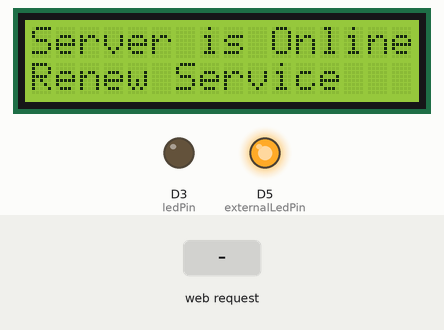
Bench run of a sketch on a simulated ESP8266 (NodeMCU). On the bench: 16×2 character LCD, output pins drawn as LEDs (lit = HIGH). Inputs (shaded band) come from the test bench. WiFi joins after 1.5 s; servers stay silent unless stated; EEPROM starts erased; what the sketch prints to the serial monitor is not drawn.

Above: at 3.3 s.
3.4 s: HTTP request GET /on received
At 4.4 s:
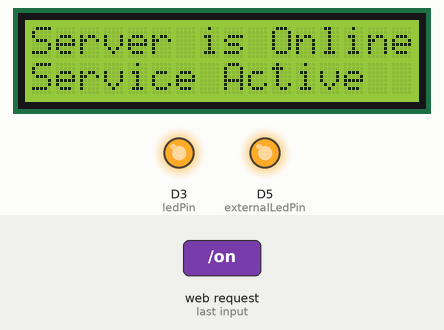
4.9 s: HTTP request GET /off received
At 5.5 s:
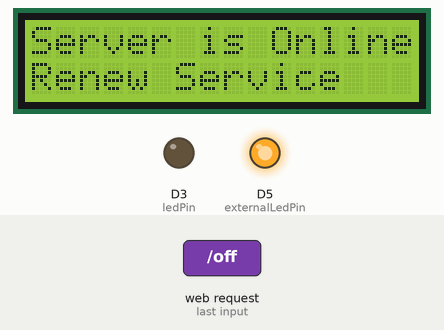
Timing chart, 0 to 7.9 s (numbered marks = the images above; inputs shaded):
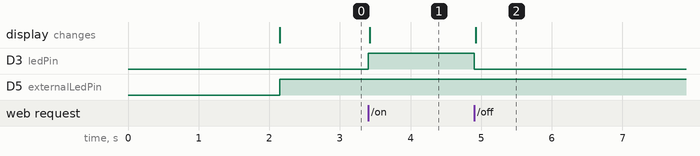

Measured:
- after the input at 3.4 s, D3 (ledPin): LOW → HIGH at once; the display: changes at once (image 1)
- after the input at 4.9 s, D3 (ledPin): HIGH → LOW at once; the display: changes at once (image 2)

The sketch:

staticIPpd.ino
```cpp
#include <ESP8266WiFi.h>
#include <ESP8266WebServer.h>
#include <EEPROM.h>
#include <Wire.h>
#include <LiquidCrystal_I2C.h>

const char* ssid = "iMaK";
const char* password = "gate@024";
IPAddress staticIP(192, 168, 137, 100); // Define your static IP address within your local network
IPAddress gateway(192, 168, 137, 1);    // Define your gateway IP address
IPAddress subnet(255, 255, 255, 0);   // Define your subnet mask

int ledPin = D3; // Define the GPIO pin connected to the LED
const int externalLedPin = D5; // Define the GPIO pin for the external LED
bool wifiConnected = false;
ESP8266WebServer server(80);

// Define an EEPROM address to store the LED state
int eepromAddress = 0;

LiquidCrystal_I2C lcd(0x3F, 16, 2); // Set the I2C address and LCD size (16x2)

void setup() {
  pinMode(ledPin, OUTPUT);
  pinMode(externalLedPin, OUTPUT);
  digitalWrite(externalLedPin, LOW); // Turn off external LED
  Serial.begin(115200);
  EEPROM.begin(20);

  // Print the static IP configuration to the serial monitor
  Serial.print("Setting static IP to ");
  Serial.println(staticIP);
  Serial.print("Gateway: ");
  Serial.println(gateway);
  Serial.print("Subnet: ");
  Serial.println(subnet);

  // Set static IP configuration
  WiFi.config(staticIP, gateway, subnet);

  // Initialize the LCD
  lcd.init();
  lcd.backlight();
  lcd.clear();
  lcd.setCursor(0, 0);
  lcd.print("PD Power Ltd");
  lcd.setCursor(0, 1);
  lcd.print("Initializing...");

  // Connect to Wi-Fi
  WiFi.begin(ssid, password);
  while (WiFi.status() != WL_CONNECTED) {
    delay(1000);
    Serial.println("Connecting...");
  }

  // Print the assigned IP address to the serial monitor
  Serial.print("Connected to WiFi. IP address: ");
  Serial.println(WiFi.localIP());

  lcd.clear();
  lcd.setCursor(0, 0);
  lcd.print("Server is Online");
  lcd.setCursor(0, 1);
  lcd.print("IP: " + WiFi.localIP().toString());

  // Read the last LED state from EEPROM
  int lastLedState = EEPROM.read(eepromAddress);
  Serial.print("lastLedState:");
  Serial.println(lastLedState);
  if (lastLedState == HIGH) {
    digitalWrite(ledPin, HIGH);
    lcd.setCursor(0, 1);
    lcd.print("Service Active     ");
    Serial.println("Service Active");
  } else {
    digitalWrite(ledPin, LOW);
    lcd.setCursor(0, 1);
    lcd.print("Renew Service     ");
    Serial.println("Renew Service");
  }

  server.on("/", HTTP_GET, handleRoot);
  server.on("/on", HTTP_GET, handleOn);
  server.on("/off", HTTP_GET, handleOff);

  server.begin();
}

void loop() {
  server.handleClient();
  if (WiFi.status() == WL_CONNECTED && !wifiConnected) {
    // WiFi connected, turn on the external LED
    digitalWrite(externalLedPin, HIGH); // Turn on external LED

    Serial.println("WiFi Connected");
    wifiConnected = true;
  } else if (WiFi.status() != WL_CONNECTED && wifiConnected) {
    // WiFi disconnected, turn off the external LED
    digitalWrite(externalLedPin, LOW); // Turn off external LED

    Serial.println("WiFi Disconnected");
    wifiConnected = false;
  }
}

void handleRoot() {
  String html = "<!DOCTYPE html><html lang='en'><head><meta charset='UTF-8' />";
  html += "<meta name='viewport' content='width=device-width, initial-scale=1.0' />";
  html += "<title>Pandav Power Limited</title></head><style>";
  html += "*,*::before,*::after{margin:0;padding0;box-sizing:border-box;}";
  html += "html,body{height:100vh;display:flex;justify-content:center;";
  html += "align-items:center;text-align:center;color:aliceblue;}";
  html += "h1{font-size:4rem;margin-bottom:3rem;}";
  html += "button{border:none;outline:none;padding:1em 3em;cursor:pointer;";
  html += "border-radius:100px;box-shadow:1px 1px 10px rgba(0,0,0,0.5);";
  html += "font-weight:bold;font-size:1rem;color:rgba(0,0,0,0.7);";
  html += "transition:all 200ms ease-in-out;}";
  html += "button:hover{background-color:rgb(248,148,70);color:aliceblue;}";
  html += "body{background-image:url('https://images.unsplash.com/photo-1473341304170-971dccb5ac1e?";
  html += "ixlib=rb-4.0.3&ixid=M3wxMjA3fDB8MHxwaG90by1wYWdlfHx8fGVufDB8fHx8fA%3D%3D&auto=format&fit=crop&w=2070&q=80');";
  html += "background-size:cover;background-repeat:no-repeat;background-position:center;}";
  html += "main{width:100%;padding:2em;display:flex;flex-direction:column;gap:4rem;";
  html += "backdrop-filter:blur(7px);box-shadow:1px 1px 10px rgba(0,0,0,0.5);border-radius:10px;}";
  html += ".actions{display:flex;flex-direction:column;gap:1rem;}";
  html += ".actions div{display:flex;justify-content:center;gap:2rem;}</style>";
  html += "<body><main><header><h1>Priyadarshini Power Limited</h1><h2>Subscriber</h2></header>";
  html += "<section class='actions'><div class='subs-0'>";
  html += "<a href='/off'><button>Cut Service</button></a>";
  html += "<a href='/on'><button>Active Service</button></a>";
  html += "</div></section></main></body></html>";

  server.send(200, "text/html", html);
}

void handleOn() {
  digitalWrite(ledPin, HIGH);
  EEPROM.write(eepromAddress, 1);
  EEPROM.commit();
  int lastLedState = EEPROM.read(eepromAddress);
  Serial.print("lastLedState:");
  Serial.println(lastLedState);
  handleRoot();
  lcd.setCursor(0, 1);
  lcd.print("Service Active      ");
  Serial.println("Service Active");
}

void handleOff() {
  digitalWrite(ledPin, LOW);
  EEPROM.write(eepromAddress, 0);
  EEPROM.commit();
  int lastLedState = EEPROM.read(eepromAddress);
  Serial.print("lastLedState:");
  Serial.println(lastLedState);
  handleRoot();
  lcd.setCursor(0, 1);
  lcd.print("Renew Service     ");
  Serial.println("Renew Service");
}
```
